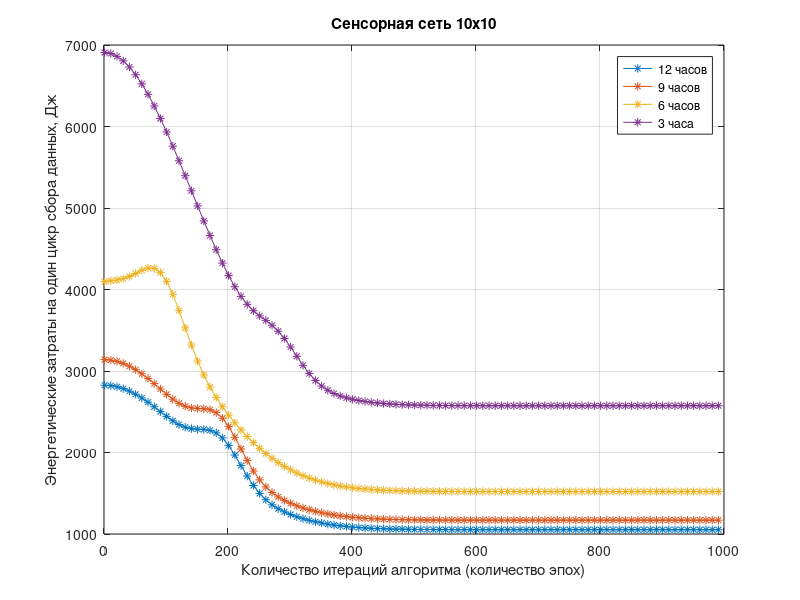

Source code (MATLAB):
clear all

n=1:10:1000;

clf;

q=9;     e=q*197*(1+0.6*exp(-((n-200).^2)/50^2)).*exp(-(n.^2)/200^2) + q*117; plot(n,e,'*-');
hold on
q=10;     e=q*197*(1+0.6*exp(-((n-200).^2)/50^2)).*exp(-(n.^2)/200^2) + q*117; plot(n,e,'*-');
q=13;    e=q*197*(1+0.3*exp(-((n-100).^2)/50^2)).*exp(-(n.^2)/200^2) + q*117; plot(n,e,'*-');
q=22;    e=q*197*(1+0.6*exp(-((n-300).^2)/50^2)).*exp(-(n.^2)/200^2) + q*117; plot(n,e,'*-');

xlabel('Количество итераций алгоритма (количество эпох)')
ylabel('Энергетические затраты на один цикр сбора данных, Дж')
grid on
title('Сенсорная сеть 10х10')

legend('12 часов','9 часов', '6 часов', '3 часа')
